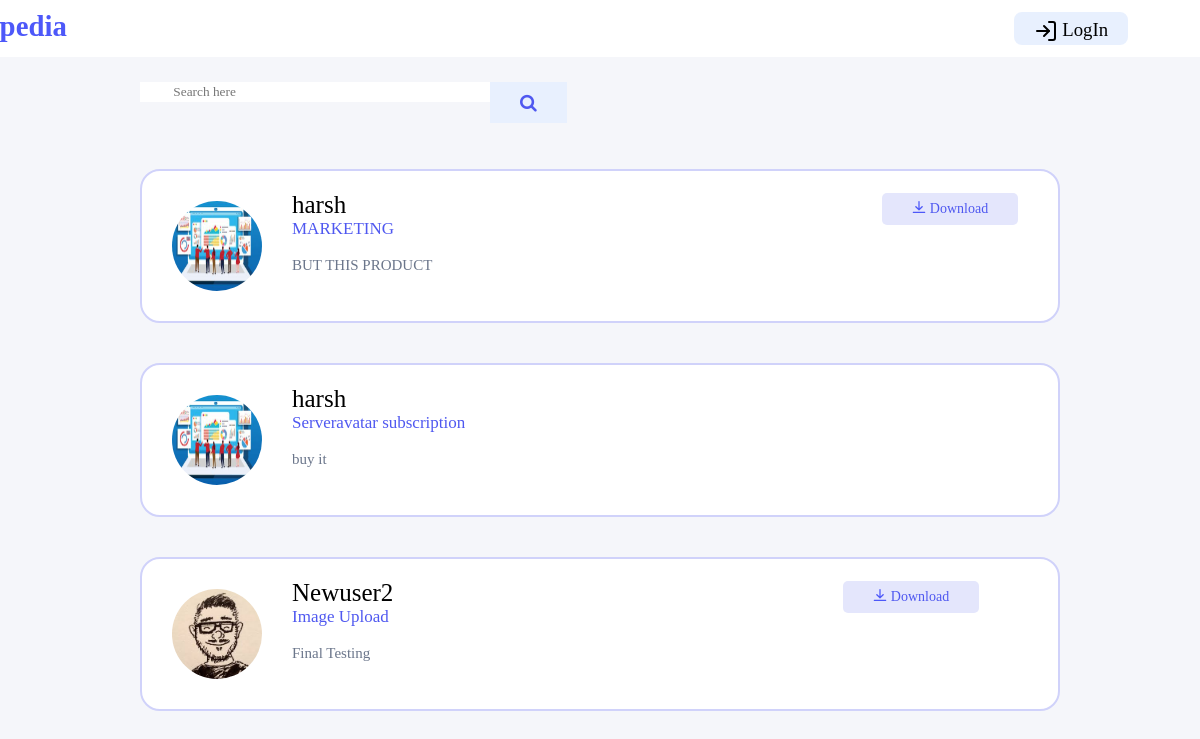
The page / on the database its author committed.
### blog/models.py (models this page shows, shortened)
class Post(models.Model):
	title = models.CharField(max_length=100,name='title')
	file = models.FileField(null=True,blank=True,upload_to='Files',name='file')
	content = models.TextField(name='content')
	date_posted = models.DateTimeField(default=timezone.now)
	author = models.ForeignKey(User, on_delete=models.CASCADE)

### users/models.py (models this page shows, shortened)
class Profile(models.Model):
    user = models.OneToOneField(User, on_delete=models.CASCADE)
    image = models.ImageField(default='default.jpg', upload_to='profile_pics')

### blog/views.py (the view)
# urls.py: path('', PostListView.as_view(), name='blog-home'),
class PostListView(ListView):
    model = Post
    template_name = 'blog/home.html'  # <app>/<model>_<viewtype>.html
    context_object_name = 'posts'
    ordering = ['-date_posted']

### blog/templates/blog/home.html (shortened to what this page needs)
{% extends "blog/base.html" %}
{% load static %}
{% block content %}
{% if user.is_authenticated %}
<div>
    <div class="search">
        <form  action="{% url 'search' %}" method="get">
            <input class="sear" type="text"
                   placeholder=" Search here"
                   name="q" value="{{ request.GET.q }}">
            <button onclick="searchform.submit()">
                <i class="fa fa-search"
                   style="font-size: 18px;">
                </i>
            </button>
        </form>
    </div>
    <div class="mypos"><a href="{% url 'user-posts' user %}">
        <button class="my" type="submit" name="mypost">
            <svg width="20" height="20" viewBox="0 0 20 20" fill="none" xmlns="http://www.w3.org/2000/svg">
                <g clip-path="url(#clip0_5_30)">
                    <path d="M17.0711 12.9289C15.9819 11.8398 14.6855 11.0335 13.2711 10.5454C14.786 9.50199 15.7812 7.75578 15.7812 5.78125C15.7812 2.59348 13.1878 0 10 0C6.81223 0 4.21875 2.59348 4.21875 5.78125C4.21875 7.75578 5.21402 9.50199 6.72898 10.5454C5.31453 11.0335 4.01813 11.8398 2.92895 12.9289C1.0402 14.8177 0 17.3289 0 20H1.5625C1.5625 15.3475 5.34754 11.5625 10 11.5625C14.6525 11.5625 18.4375 15.3475 18.4375 20H20C20 17.3289 18.9598 14.8177 17.0711 12.9289ZM10 10C7.67379 10 5.78125 8.1075 5.78125 5.78125C5.78125 3.455 7.67379 1.5625 10 1.5625C12.3262 1.5625 14.2188 3.455 14.2188 5.78125C14.2188 8.1075 12.3262 10 10 10Z"
                          fill="white"/>
                </g>
                <defs>
                    <clipPath id="clip0_5_30">
                        <rect width="20" height="20" fill="white"/>
                    </clipPath>
                </defs>
            </svg>
            My Post
        </button>
        </a>
        <a href="{% url 'post-create' %} "><button  class="add" type="submit" name="mypost">
            <svg width="15" height="20" viewBox="0 0 15 15" fill="none" xmlns="http://www.w3.org/2000/svg">
                <path d="M6.692 14.62V8.252H0.484V6.812H6.692V0.476H8.292V6.812H14.404V8.252H8.292V14.62H6.692Z"
                      fill="white"/>
            </svg>
            Add Post
        </button></a>
    </div>
</div>
{% for post in posts %}
<div class="homes">
    <div>
        <a href="{{ post.author.profile.image.url }} " target="_blank"><img class="image" src="{{ post.author.profile.image.url }}"></a>
    </div>
    <div class="details">
        <a href="{% url 'user-posts' post.author.username  %}"><text class="items itmes1">{{ post.author }}</text></a>
            <small class="text-muted">{{ post.date_upload|date:"F d, Y" }}</small>
        <br>
        <text class="items itmes2">{{ post.title }}</text>
        <br><br>
        <text class="items itmes3">{{ post.content }}</text>
        <br>
    </div>
    {% if post.file %}
    <div class="downl">
        <a href="{{ post.file.url }}" download >
        <button class="btnss" type="submit" name="Downalod">
            <svg width="14" height="12" viewBox="0 0 14 12" fill="none" xmlns="http://www.w3.org/2000/svg">
                <path d="M12.6843 10.7368H1.31591C1.1484 10.7368 0.987755 10.8034 0.869311 10.9218C0.750867 11.0403 0.684326 11.2009 0.684326 11.3684C0.684326 11.5359 0.750867 11.6966 0.869311 11.815C0.987755 11.9335 1.1484 12 1.31591 12H12.6843C12.8518 12 13.0125 11.9335 13.1309 11.815C13.2494 11.6966 13.3159 11.5359 13.3159 11.3684C13.3159 11.2009 13.2494 11.0403 13.1309 10.9218C13.0125 10.8034 12.8518 10.7368 12.6843 10.7368ZM7.00012 0C6.83261 0 6.67197 0.0665411 6.55352 0.184985C6.43508 0.303429 6.36854 0.464074 6.36854 0.631579V7.32L4.29064 5.23579C4.17171 5.11686 4.01041 5.05005 3.84222 5.05005C3.67403 5.05005 3.51273 5.11686 3.3938 5.23579C3.27487 5.35472 3.20806 5.51602 3.20806 5.68421C3.20806 5.8524 3.27487 6.0137 3.3938 6.13263L6.55169 9.29053C6.61041 9.34972 6.68026 9.39671 6.75722 9.42877C6.83419 9.46084 6.91674 9.47735 7.00012 9.47735C7.08349 9.47735 7.16604 9.46084 7.24301 9.42877C7.31997 9.39671 7.38982 9.34972 7.44854 9.29053L10.6064 6.13263C10.6653 6.07374 10.712 6.00383 10.7439 5.92689C10.7758 5.84995 10.7922 5.76749 10.7922 5.68421C10.7922 5.60093 10.7758 5.51847 10.7439 5.44153C10.712 5.36459 10.6653 5.29468 10.6064 5.23579C10.5475 5.1769 10.4776 5.13019 10.4007 5.09832C10.3238 5.06645 10.2413 5.05005 10.158 5.05005C10.0747 5.05005 9.99227 5.06645 9.91533 5.09832C9.83839 5.13019 9.76848 5.1769 9.70959 5.23579L7.63169 7.32V0.631579C7.63169 0.464074 7.56515 0.303429 7.44671 0.184985C7.32826 0.0665411 7.16762 0 7.00012 0Z"
                      fill="#4D58F9"/>
            </svg>
            Download
        </button></a>
    </div>
    {% endif %}
</div>
{% endfor %}
{% else %}
<div>
    <div class="search">
        <form  action="{% url 'search' %}" method="get">
            <input class="sear" type="text"
                   placeholder=" Search here"
                   name="q" value="{{ request.GET.q }}">
            <button onclick="searchform.submit()">
                <i class="fa fa-search"
                   style="font-size: 18px;">
                </i>
            </button>
        </form>
    </div>
</div><br><br><br><br>
{% for post in posts %}
<div class="homes">
    <div>
        <a href="{{ post.author.profile.image.url }} " target="_blank"><img class="image" src="{{ post.author.profile.image.url }}"></a>
    </div>
    <div class="details">
        <a href="{% url 'user-posts' post.author.username  %}"><text class="items itmes1">{{ post.author }}</text></a>
        <br>
        <text class="items itmes2">{{ post.title }}</text>
        <br><br>
        <text class="items itmes3">{{ post.content }}</text>
        <br>
    </div>
    {% if post.file %}
    <div class="downl">
        <a href="{{ post.file.url }}" download >
        <button class="btnss" type="submit" name="Downalod">
            Download
        </button></a>
    </div>
    {% endif %}
</div>
{% endfor %}
{% endif %}
{% endblock content %}

### blog/templates/blog/base.html (shortened to what this page needs)
{% load static %}
<html>
<html lang="en">
<head>
    <link rel="stylesheet" href="{% static 'blog/style.css' %}">
    <link href="https://cdnjs.cloudflare.com/ajax/libs/font-awesome/4.7.0/css/font-awesome.min.css" rel="stylesheet"/>
</head>
<body>
<div class="container">
    <div id="menu">
        <div class="logo"><a class="links" href="{% url 'blog-home' %}">infopedia</a></div>
        {% if user.is_authenticated %}
        <a href="{% url 'profile' %} ">
            <div class="menu-item round-bttn">
                <span class="circle">{{ user.username.0|title }}</span> &nbsp;{{ user.username }}
            </div>
        </a>
        {% else %}
        <a href="{% url 'login' %}">
            <div class="menu-item round-bttn lgbttn">
                <div>
                </div>
                <div>&nbspLogIn</div>
            </div>
        </a>
        {% endif %}
    </div>
</div>
 <div class="container my-bg">
    {% block content %}
    {% endblock  %}
</div>
</body>
</html>

### blog/static/blog/style.css (style rules this page uses)
* { margin:0; padding:0; font-family: 'cera pro', Times, serif; text-decoration: None; }
body { background-color:rgb(245,246,250); }
#menu { margin:0px; display:flex; justify-content: flex-end; background-color: white; font-size: 0.9em; flex-wrap: nowrap; }
.menu-item { text-decoration: None; padding: 23px 13px; font-size: 1.3em; }
.round-bttn { border: 2px solid white; background-color: rgb(232,240,254); border-radius: 20px; padding:10px 20px; margin:10px 70px; cursor: pointer; }
.lgbttn { border: 2px solid white; background-color: rgb(232,240,254); border-radius: 10px; padding:7px 20px 2px 20px; margin:10px 70px; cursor: pointer; display:flex; }
.logo { margin:0px; align-content:start; padding:10px; font-size: 2.0em; font-family:'panchang'; font-weight:Bold; color: #4d58f9; margin-right:950px; height:60%; max-width: 30px; }
.image { margin:30px; border-radius:50%; height:90px; width:90px; }
.details { padding:20px 0px 0px 0px; }
.itmes1 { font-size:25px; color:rgb(0,0,0); }
.itmes2 { font-size:17px; color:rgb(79,88,240); }
.itmes3 { color:rgb(107,118,139); font-size:15px; }
.btnss { padding:8px 30px; font-size:14px; background-color:rgb(228,230,252); color:rgb(79,88,240); border:None; border-radius:5px; cursor: pointer; }
.downl { margin: 22px 0px 0px 450px; }
.search { float:left; margin:25px 140px; }
.search button { background-color: rgb(232,240,254); color: rgb(79,88,240); float: right; padding: 5px 30px; border: none; cursor: pointer; height:41px; }
.sear { padding: 10px 30px; border:none; outline: none; width:350px; height:20px; }
.homes { margin:40px 140px; background-color:white; border: 2px solid rgb(208,210,250); border-radius:20px; display:flex; }
a { color:inherit; text-decoration:None; }
.links { font-family:'panchang'; }

### rows shown on the page
Post: author.profile.image (picture), author "harsh", title "MARKETING", content "BUT THIS PRODUCT"
Post: author.profile.image (picture), author "harsh", title "Serveravatar subscription", content "buy it"
Post: author.profile.image (picture), author "Newuser2", title "Image Upload", content "Final Testing"
